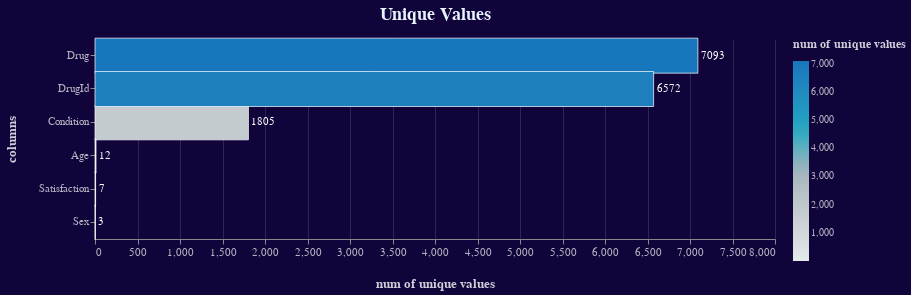

Notebook cell for this chart:
### Code cell
#to visualize unique values in df

data = [[col, df[col].nunique()] for col in df.columns.difference(["Reviews"])]
uniques = pd.DataFrame(data=data, columns=["columns", "num of unique values"])


bars = alt.Chart(uniques).mark_bar(size=35, color="#FFAA00", strokeWidth=1, stroke="white", strokeOpacity=0.7).encode(
    x=alt.X("num of unique values:Q"),
    y=alt.Y('columns:O', sort='-x'),
    tooltip=["num of unique values:Q", "columns:O"],
    color=alt.Color("num of unique values", scale=alt.Scale(scheme="lightgreyteal"))
).properties(title='Unique Values')

text = (alt.Chart()
           .mark_text(align="left",
                      baseline="middle",
                      dx=3)
           .encode(x=alt.X(shorthand="num of unique values:Q"),
                   y=alt.Y("columns:O",
                           axis=alt.Axis(title="columns",
                                         grid=False),
                           sort="-x"),
                   text="num of unique values:Q"))

chart = ((alt.layer(bars, text, data=uniques)
             .configure(background='#11043a')
             .configure_title(font="Arial",
                              fontSize=18,
                              color="#e6f3ff",
                              dy=-10)
             .configure_text(color="white")
             .configure_legend(titleFontSize=12,
                               titleColor="white",
                               tickCount=10,
                               titleOpacity=0.8,
                               labelColor="white",
                               labelOpacity=0.7,
                               titlePadding=10)
             .configure_axis(titleFontSize=13,
                             titlePadding=20,
                             titleColor="white",
                             titleOpacity=0.8,
                             labelColor="white",
                             labelOpacity=0.7,
                             labelFontSize=11,
                             tickOffset=0,
                             grid=True,
                             gridOpacity=0.15)
             .configure_view(strokeWidth=0)
             .properties(height=200, width=680)))

chart

### Figure 1 — Vega-Lite specification as saved in the notebook (floating-point values rounded to 4 significant figures)
{"config": {"view": {"continuousWidth": 400, "continuousHeight": 300, "strokeWidth": 0}, "axis": {"grid": true, "gridOpacity": 0.15, "labelColor": "white", "labelFontSize": 11, "labelOpacity": 0.7, "tickOffset": 0, "titleColor": "white", "titleFontSize": 13, "titleOpacity": 0.8, "titlePadding": 20}, "background": "#11043a", "legend": {"labelColor": "white", "labelOpacity": 0.7, "tickCount": 10, "titleColor": "white", "titleFontSize": 12, "titleOpacity": 0.8, "titlePadding": 10}, "text": {"color": "white"}, "title": {"color": "#e6f3ff", "dy": -10, "font": "Arial", "fontSize": 18}}, "layer": [{"mark": {"type": "bar", "color": "#FFAA00", "size": 35, "stroke": "white", "strokeOpacity": 0.7, "strokeWidth": 1}, "encoding": {"color": {"field": "num of unique values", "scale": {"scheme": "lightgreyteal"}, "type": "quantitative"}, "tooltip": [{"field": "num of unique values", "type": "quantitative"}, {"field": "columns", "type": "ordinal"}], "x": {"field": "num of unique values", "type": "quantitative"}, "y": {"field": "columns", "sort": "-x", "type": "ordinal"}}, "title": "Unique Values"}, {"mark": {"type": "text", "align": "left", "baseline": "middle", "dx": 3}, "encoding": {"text": {"field": "num of unique values", "type": "quantitative"}, "x": {"field": "num of unique values", "type": "quantitative"}, "y": {"axis": {"grid": false, "title": "columns"}, "field": "columns", "sort": "-x", "type": "ordinal"}}}], "data": {"name": "data-1eee50e1034ca0fed94530b75bc74f4c"}, "height": 200, "width": 680, "$schema": "https://vega.github.io/schema/vega-lite/v4.17.0.json", "datasets": {"data-1eee50e1034ca0fed94530b75bc74f4c": [{"columns": "Age", "num of unique values": 12}, {"columns": "Condition", "num of unique values": 1805}, {"columns": "Drug", "num of unique values": 7093}, {"columns": "DrugId", "num of unique values": 6572}, {"columns": "Satisfaction", "num of unique values": 7}, {"columns": "Sex", "num of unique values": 3}]}}
